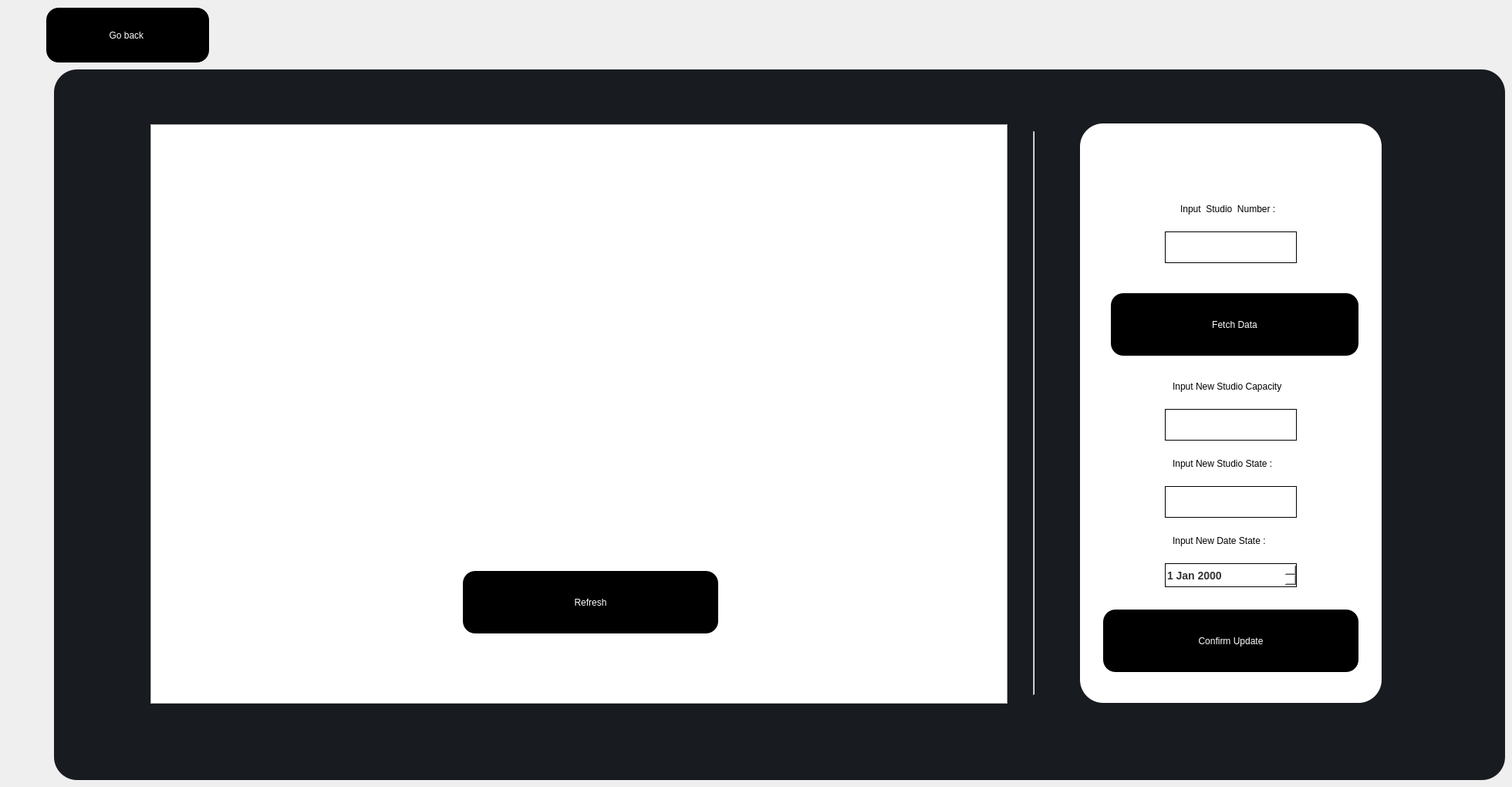
    <widget class="QWidget" name="page_2">
     <widget class="QLabel" name="label_40A_2">
      <property name="geometry">
       <rect>
        <x>70</x>
        <y>90</y>
        <width>1881</width>
        <height>921</height>
       </rect>
      </property>
      <property name="styleSheet">
       <string notr="true">background-color: qlineargradient(spread: pad, x1: 0, y1: 0, x2: 1, y2: 0, stop: 0 rgba(24, 27, 32, 255), stop: 1 rgba(24, 27, 32, 255));
border-radius:30px;</string>
      </property>
      <property name="text">
       <string/>
      </property>
     </widget>
     <widget class="QLabel" name="label_42A_2">
      <property name="geometry">
       <rect>
        <x>120</x>
        <y>110</y>
        <width>1791</width>
        <height>871</height>
       </rect>
      </property>
      <property name="styleSheet">
       <string notr="true">border-radius:40px;</string>
      </property>
      <property name="text">
       <string/>
      </property>
      <property name="pixmap">
       <pixmap>../../../../Downloads/Fluid_Pink_Blue_Wallpaper_8k_10 (2).png</pixmap>
      </property>
     </widget>
     <widget class="QGroupBox" name="groupBox_2">
      <property name="geometry">
       <rect>
        <x>1400</x>
        <y>160</y>
        <width>391</width>
        <height>751</height>
       </rect>
      </property>
      <property name="styleSheet">
       <string notr="true">background-color:white;
border-radius:30px;</string>
      </property>
      <property name="title">
       <string/>
      </property>
      <widget class="QPushButton" name="pushButton_UPDATE_2">
       <property name="geometry">
        <rect>
         <x>30</x>
         <y>630</y>
         <width>331</width>
         <height>81</height>
        </rect>
       </property>
       <property name="styleSheet">
        <string notr="true">QPushButton {
    background: black;
    color: white;
    padding: 0.7em 1em;
    padding-left: 0.9em;
    align-items: center;
    border: none;
    border-radius: 16px;
	font: 75 18pt &quot;MS Shell Dlg 2&quot;;

}</string>
       </property>
       <property name="text">
        <string>Confirm Update</string>
       </property>
      </widget>
      <widget class="QLineEdit" name="lineEdit_2">
       <property name="geometry">
        <rect>
         <x>110</x>
         <y>140</y>
         <width>171</width>
         <height>41</height>
        </rect>
       </property>
       <property name="styleSheet">
        <string notr="true">color: #333333; /* Text color */
    font-size: 14px; /* Font size */
    font-weight: bold; /* Font weight */
    border: 1px solid black;</string>
       </property>
      </widget>
      <widget class="QLineEdit" name="lineEdit_3">
       <property name="geometry">
        <rect>
         <x>110</x>
         <y>370</y>
         <width>171</width>
         <height>41</height>
        </rect>
       </property>
       <property name="styleSheet">
        <string notr="true">color: #333333; /* Text color */
    font-size: 14px; /* Font size */
    font-weight: bold; /* Font weight */
    border: 1px solid black;</string>
       </property>
      </widget>
      <widget class="QLineEdit" name="lineEdit_4">
       <property name="geometry">
        <rect>
         <x>110</x>
         <y>470</y>
         <width>171</width>
         <height>41</height>
        </rect>
       </property>
       <property name="styleSheet">
        <string notr="true">color: #333333; /* Text color */
    font-size: 14px; /* Font size */
    font-weight: bold; /* Font weight */
    border: 1px solid black;</string>
       </property>
      </widget>
      <widget class="QLabel" name="label_41A_3">
       <property name="geometry">
        <rect>
         <x>130</x>
         <y>90</y>
         <width>171</width>
         <height>41</height>
        </rect>
       </property>
       <property name="text">
        <string>Input  Studio  Number :</string>
       </property>
      </widget>
      <widget class="QLabel" name="label_41A_4">
       <property name="geometry">
        <rect>
         <x>120</x>
         <y>320</y>
         <width>171</width>
         <height>41</height>
        </rect>
       </property>
       <property name="text">
        <string>Input New Studio Capacity</string>
       </property>
      </widget>
      <widget class="QLabel" name="label_41A_5">
       <property name="geometry">
        <rect>
         <x>120</x>
         <y>420</y>
         <width>151</width>
         <height>41</height>
        </rect>
       </property>
       <property name="text">
        <string>Input New Studio State :</string>
       </property>
      </widget>
      <widget class="QPushButton" name="pushButton_3">
       <property name="geometry">
        <rect>
         <x>40</x>
         <y>220</y>
         <width>321</width>
         <height>81</height>
        </rect>
       </property>
       <property name="styleSheet">
        <string notr="true">QPushButton {
    background: black;
    color: white;
    padding: 0.7em 1em;
    padding-left: 0.9em;
    align-items: center;
    border: none;
    border-radius: 16px;
	font: 75 18pt &quot;MS Shell Dlg 2&quot;;

}</string>
       </property>
       <property name="text">
        <string>Fetch Data</string>
       </property>
      </widget>
      <widget class="QDateEdit" name="dateEdit1">
       <property name="geometry">
        <rect>
         <x>110</x>
         <y>570</y>
         <width>171</width>
         <height>31</height>
        </rect>
       </property>
       <property name="styleSheet">
        <string notr="true"> color: #333333; /* Text color */
    font-size: 14px; /* Font size */
    font-weight: bold; /* Font weight */
    border: 1px solid black;</string>
       </property>
      </widget>
      <widget class="QLabel" name="label_41A_6">
       <property name="geometry">
        <rect>
         <x>120</x>
         <y>520</y>
         <width>151</width>
         <height>41</height>
        </rect>
       </property>
       <property name="text">
        <string>Input New Date State :</string>
       </property>
      </widget>
     </widget>
     <widget class="Line" name="line_2">
      <property name="geometry">
       <rect>
        <x>1330</x>
        <y>170</y>
        <width>20</width>
        <height>731</height>
       </rect>
      </property>
      <property name="styleSheet">
       <string notr="true">background:none;</string>
      </property>
      <property name="orientation">
       <enum>Qt::Vertical</enum>
      </property>
     </widget>
     <widget class="QPushButton" name="pushButton_UPDATE_3">
      <property name="geometry">
       <rect>
        <x>600</x>
        <y>740</y>
        <width>331</width>
        <height>81</height>
       </rect>
      </property>
      <property name="styleSheet">
       <string notr="true">QPushButton {
    background: black;
    color: white;
    padding: 0.7em 1em;
    padding-left: 0.9em;
    align-items: center;
    border: none;
    border-radius: 16px;
	font: 75 18pt &quot;MS Shell Dlg 2&quot;;

}</string>
      </property>
      <property name="text">
       <string>Refresh</string>
      </property>
     </widget>
     <widget class="QPushButton" name="pushButton_2">
      <property name="geometry">
       <rect>
        <x>60</x>
        <y>10</y>
        <width>211</width>
        <height>71</height>
       </rect>
      </property>
      <property name="styleSheet">
       <string notr="true">QPushButton {
    background: black;
    color: white;
    padding: 0.7em 1em;
    padding-left: 0.9em;
    align-items: center;
    border: none;
    border-radius: 16px;
	font: 75 18pt &quot;MS Shell Dlg 2&quot;;

}</string>
      </property>
      <property name="text">
       <string>Go back </string>
      </property>
     </widget>
     <widget class="QTableView" name="tableView">
      <property name="geometry">
       <rect>
        <x>195</x>
        <y>161</y>
        <width>1111</width>
        <height>751</height>
       </rect>
      </property>
      <property name="styleSheet">
       <string notr="true">background:none;</string>
      </property>
     </widget>
     <zorder>label_40A_2</zorder>
     <zorder>label_42A_2</zorder>
     <zorder>groupBox_2</zorder>
     <zorder>line_2</zorder>
     <zorder>pushButton_2</zorder>
     <zorder>tableView</zorder>
     <zorder>pushButton_UPDATE_3</zorder>
    </widget>
